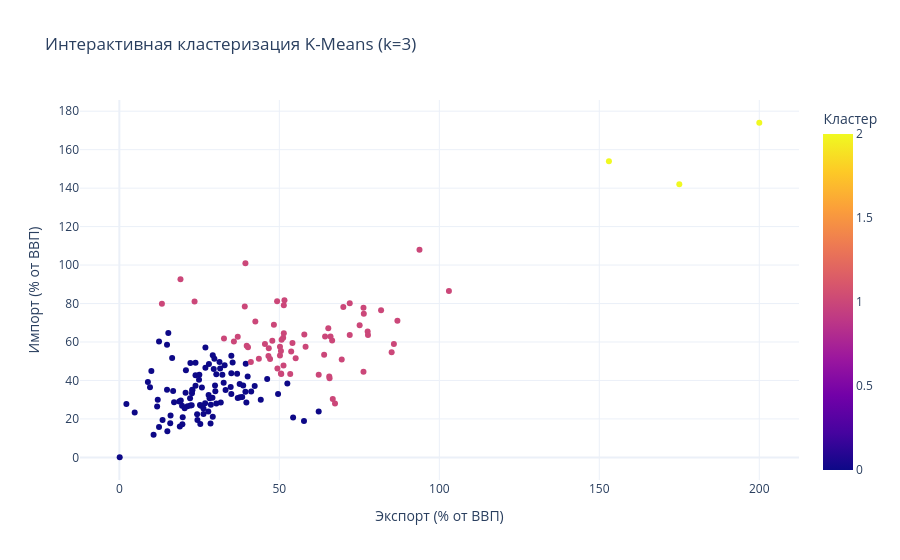

The cell this chart's notebook holds for it:
### Code cell
# Создаем интерактивный точечный график
fig = px.scatter(
    df_clusters,
    x='exports',
    y='imports',
    color='kmeans_cluster',
    hover_name='country',  # <--- Показывает название страны при наведении!
    title='Интерактивная кластеризация K-Means (k=3)',
    labels={'exports': 'Экспорт (% от ВВП)', 'imports': 'Импорт (% от ВВП)', 'kmeans_cluster': 'Кластер'},
    template='plotly_white'
)

fig.show()

### Figure 1 — Plotly figure (JSON) as saved in the notebook; plotly's stock layout.template omitted (floating-point values rounded to 4 significant figures; data arrays with more than 128 entries replaced by an {"elided": "..."} marker saying what was removed)
{"data": [{"hovertemplate": "<b>%{hovertext}</b><br><br>Экспорт (% от ВВП)=%{x}<br>Импорт (% от ВВП)=%{y}<br>Кластер=%{marker.color}<extra></extra>", "hovertext": {"elided": "167 str values"}, "legendgroup": "", "marker": {"color": {"elided": "167 int values"}, "coloraxis": "coloraxis", "symbol": "circle"}, "mode": "markers", "name": "", "orientation": "v", "showlegend": false, "x": {"elided": "167 float values"}, "xaxis": "x", "y": {"elided": "167 float values"}, "yaxis": "y", "type": "scatter"}], "layout": {"xaxis": {"anchor": "y", "domain": [0.0, 1.0], "title": {"text": "Экспорт (% от ВВП)"}}, "yaxis": {"anchor": "x", "domain": [0.0, 1.0], "title": {"text": "Импорт (% от ВВП)"}}, "coloraxis": {"colorbar": {"title": {"text": "Кластер"}}, "colorscale": [[0.0, "#0d0887"], [0.1111, "#46039f"], [0.2222, "#7201a8"], [0.3333, "#9c179e"], [0.4444, "#bd3786"], [0.5556, "#d8576b"], [0.6667, "#ed7953"], [0.7778, "#fb9f3a"], [0.8889, "#fdca26"], [1.0, "#f0f921"]]}, "legend": {"tracegroupgap": 0}, "title": {"text": "Интерактивная кластеризация K-Means (k=3)"}}}
